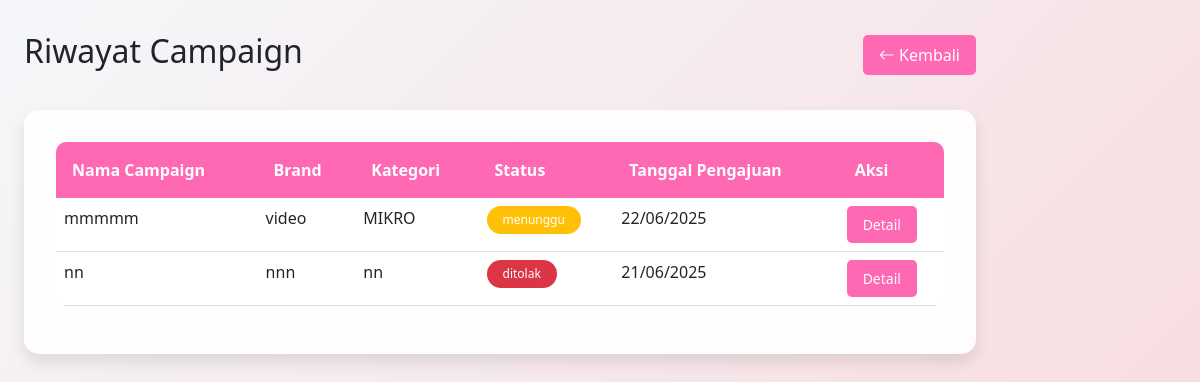
The app's page /client/campaign_history.php (signed in) with its own data.
### tables this page shows
CREATE TABLE `campaigns` (
  `id` int(11) NOT NULL,
  `client_id` int(11) NOT NULL,
  `nama_campaign` varchar(255) NOT NULL,
  `brand` varchar(255) NOT NULL,
  `kategori` varchar(100) NOT NULL,
  `deskripsi` text DEFAULT NULL,
  `min_followers` varchar(50) DEFAULT NULL,
  `engagement_rate` varchar(20) DEFAULT NULL,
  `kategori_konten` varchar(255) DEFAULT NULL,
  `lokasi` varchar(255) DEFAULT NULL,
  `status` enum('menunggu','disetujui','ditolak') DEFAULT 'menunggu',
  `tanggal_pengajuan` date DEFAULT curdate(),
  `created_at` timestamp NOT NULL DEFAULT current_timestamp(),
  `updated_at` timestamp NOT NULL DEFAULT current_timestamp() ON UPDATE current_timestamp()
);

### client/campaign_history.php (the view, shortened to what this page needs)
<?php
$db = require_once('../config/database.php');
try {
    $query = "SELECT id, nama_campaign, brand, kategori, status, tanggal_pengajuan
             FROM campaigns
             WHERE client_id = ?
             ORDER BY tanggal_pengajuan DESC";
    $stmt = $db->prepare($query);
    $stmt->execute([$_SESSION['client_id']]);
    $campaigns = $stmt->fetchAll(PDO::FETCH_ASSOC);
} catch (PDOException $e) {
    error_log('Error in campaign_history.php: ' . $e->getMessage());
    $error_message = "Error: " . $e->getMessage();
    $campaigns = [];
}
?>
<!DOCTYPE html>
<html lang="id">
<head>
    <link href="https://cdn.jsdelivr.net/npm/bootstrap@5.3.0/dist/css/bootstrap.min.css" rel="stylesheet">
    <link href="https://cdn.jsdelivr.net/npm/bootstrap-icons@1.7.2/font/bootstrap-icons.css" rel="stylesheet">
</head>
<body>
    <div class="container-fluid">
        <div class="row">
            <div class="col-md-9 col-lg-10 px-md-4 main-content">
                <div class="page-header">
                    <h2 class="text-dark">Riwayat Campaign</h2>
                    <a href="dashboard.php" class="btn btn-pink">
                        <i class="bi bi-arrow-left"></i> Kembali
                    </a>
                </div>
                <div class="dashboard-card">
                    <div class="table-responsive">
                        <table class="table table-hover">
                            <thead>
                                <tr>
                                    <th>Nama Campaign</th>
                                    <th>Brand</th>
                                    <th>Kategori</th>
                                    <th>Status</th>
                                    <th>Tanggal Pengajuan</th>
                                    <th>Aksi</th>
                                </tr>
                            </thead>
                            <tbody>
                                <?php if (!empty($campaigns)): ?>
                                    <?php foreach ($campaigns as $campaign): ?>
                                        <tr>
                                            <td><?php echo htmlspecialchars($campaign['nama_campaign']); ?></td>
                                            <td><?php echo htmlspecialchars($campaign['brand']); ?></td>
                                            <td><?php echo htmlspecialchars($campaign['kategori']); ?></td>
                                            <td>
                                                <span
                                                    class="badge bg-<?php echo $campaign['status'] == 'disetujui' ? 'success' : ($campaign['status'] == 'ditolak' ? 'danger' : 'warning'); ?>">
                                                    <?php echo htmlspecialchars($campaign['status']); ?>
                                                </span>
                                            </td>
                                            <td><?php echo date('d/m/Y', strtotime($campaign['tanggal_pengajuan'])); ?></td>
                                            <td>
                                                <a href="campaign_detail.php?id=<?php echo $campaign['id']; ?>"
                                                    class="btn btn-sm btn-pink">Detail</a>
                                            </td>
                                        </tr>
                                    <?php endforeach; ?>
                                <?php else: ?>
                                    <tr>
                                        <td colspan="6" class="text-center">Belum ada campaign yang dibuat</td>
                                    </tr>
                                <?php endif; ?>
                            </tbody>
                        </table>
                    </div>
                </div>
            </div>
        </div>
    </div>
</body>
</html>

### client/campaign_history.php (style rules this page uses)
:root { --pink-primary: #FF69B4; --pink-secondary: #FFB6C1; --pink-hover: #FF1493; }
body { background: linear-gradient(135deg, #f5f7fa 0%, #f8d7da 100%); min-height: 100vh; }
.main-content { padding: 2rem; }
.dashboard-card { background: rgba(255, 255, 255, 0.9); border-radius: 15px; box-shadow: 0 8px 16px rgba(0, 0, 0, 0.1); padding: 2rem; margin-bottom: 2rem; backdrop-filter: blur(10px); }
.table { border-radius: 10px; overflow: hidden; }
.table thead th { background-color: var(--pink-primary); color: white; border: none; padding: 1rem; }
.btn-pink { background-color: var(--pink-primary); color: white; border: none; padding: 0.5rem 1rem; border-radius: 5px; transition: all 0.3s ease; }
.badge { padding: 0.5rem 1rem; border-radius: 20px; font-weight: 500; }
.page-header { display: flex; justify-content: space-between; align-items: center; margin-bottom: 2rem; }

### records on screen
campaigns: nama_campaign "mmmmm", brand "video", kategori "MIKRO", status "menunggu", tanggal_pengajuan "22/06/2025"
campaigns: nama_campaign "nn", brand "nnn", kategori "nn", status "ditolak", tanggal_pengajuan "21/06/2025"
